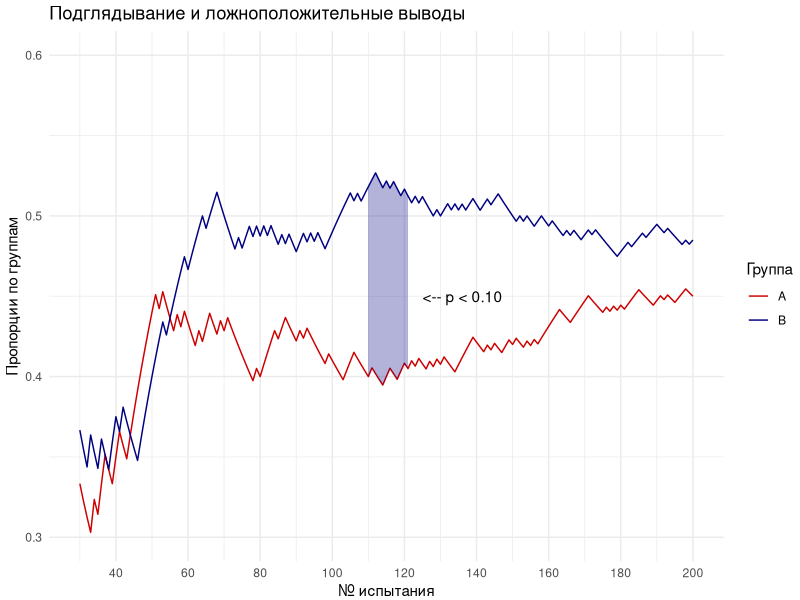

Generate this figure with R:
## ---- chunk 1
knitr::opts_chunk$set(echo = TRUE)
## ---- chunk 2
required_packages <- c(
  'broom', 'purrr', 'tidyr', 'dplyr', 'ggplot2'
)
if (!all(required_packages %in% installed.packages())) {
  install.packages(setdiff(required_packages, installed.packages()))
}

library(purrr)
library(tidyr)
library(dplyr)
library(ggplot2)

name <- function(x) { # Более короткий способ получить название переменной
  deparse(substitute(x))
}
## ---- chunk 3
N <- 200  # Для обеих групп
p <- .47  # Для обеих групп

set.seed(191222)
A <- factor(
  sample(
    c('Agree', 'Disagree'),
    size = N,
    replace = TRUE,
    prob = c(p, 1-p)
  )
)
B <- factor(
  sample(
    c('Agree', 'Disagree'),
    size = N,
    replace = TRUE,
    prob = c(p, 1-p)
  )
)

c(mean(A == 'Agree'), mean(B == 'Agree')) # Какие получились пропорции

# Основная таблица данных:
df <- map2(
  list(A, B),
  list(name(A), name(B)),
  ~ tibble(group = .y, response = .x)
) %>%
  bind_rows() %>%
  mutate(
    group = factor(group)
  ) %>%
  group_by(group) %>%
  mutate(
    trial = 1:n(),
    p_hat = cummean(response == 'Agree')
  )
## ---- chunk 4
fisher.test(A, B, conf.level = .9) # Точный тест Фишера

prop.test(                         # Кажется, хи-квадрат?
  rbind(A = table(A), B = table(B)),
  conf.level = .9,
  correct = FALSE
) 
## ---- chunk 5
tidy_prop_test <- function(
  .tbl = NULL,
  # Некрасиво, но пытаемся максимально угадывать аргументы
  .cols = if (!is.null(.tbl)) which(sapply(.tbl, is.factor))[1:2] else NULL,
  x = NULL,
  y = NULL,
  # Выводим значения аргументов из данных
  reference = max(
    getElement(levels(x), 1),
    getElement(levels(.tbl[[.cols[1]]]), 1)
  ),
  null_value = 0,
  alternative = c('two tailed', 'less', 'greater'),
  alpha = 0.95
) {
  if ((is.null(x) | is.null(y)) & !is.null(.tbl)) {
    .tbl <- .tbl[, .cols]
    x <- .tbl[[1]]
    y <- .tbl[[2]]
  }
  p1_hat <- mean(x == reference)
  p2_hat <- mean(y == reference)
  n1 <- length(x)
  n2 <- length(y)
  
  # Если при нулевой гипотезе p1 - p2 = 0, используется объединенная пропорция
  if (null_value == 0) {
    p_pool  <- (p1_hat*n1 + p2_hat*n2) / (n1 + n2)
    sf_cond <- c(p_pool*n1, p_pool*n2, (1-p_pool)*n1, (1-p_pool)*n2)
    SE <- sqrt(
      ((p_pool * (1-p_pool)) / n1) + ((p_pool * (1-p_pool)) / n2)
    )
  } else {
    sf_cond <- c(p1_hat*n1, p2_hat*n2, (1-p1_hat)*n1, (1-p2_hat)*n2)
    SE <- sqrt(
      ((p1_hat * (1-p1_hat)) / n1) + ((p2_hat * (1-p2_hat)) / n2)
    )
  }
  
  # Проверка условия
  sf_cond <- !(any(sf_cond < 10))
  if (!sf_cond) {
    warning(
      'Test results are unreliable: the success-failure condition is not met',
      call. = FALSE
    )
  }
  
  # Проверка гипотезы
  estimate <- p1_hat - p2_hat
  Z <- (abs(estimate) - null_value) / SE
  alternative <- match.arg(alternative)
  p_value <- switch(
    alternative,
    'two tailed' = 1 - pnorm(Z) + pnorm(-Z),
    'less'       = pnorm(-Z),
    'greater'    = pnorm(Z, lower.tail = FALSE)
  )
  
  # Доверительный интервал
  z_star <- qnorm(1 - (1 - alpha)/2)
  ME <- z_star * SE
  ci_lower <- estimate - ME
  ci_upper <- estimate + ME
  
  # Возвращаем в виде таблицы данных
  return(
    data.frame(
      p1_hat,
      p2_hat,
      diff_hat = estimate,
      sf_cond,
      se = SE,
      conf_level = alpha,
      ci_lower,
      ci_upper,
      null_value,
      statistic = Z,
      alternative,
      p_value
    )
  )
}
## ---- chunk 6
tidy_prop_test(x = A, y = B, alpha = .9)

broom::tidy(
  prop.test(
    rbind(A = table(A), B = table(B)),
    conf.level = .9,
    correct = FALSE
  )
)
## ---- chunk 7
df_wide <- df %>%
  ungroup() %>%
  pivot_wider(id_cols = trial, names_from = group, values_from = response)

df_wide %>% select(-trial) %>% summarise_all(~ mean(. == 'Agree')) # Знакомо

df_wide_test <- map(
  df_wide$trial,
  ~ slice(df_wide, 1:.x)
) %>%
  map_df(tidy_prop_test, alpha = .9) %>%
  as_tibble()
df_wide <- bind_cols(df_wide, df_wide_test)
## ---- chunk 8
df_wide %>%
  select(1:5, ci_lower, ci_upper, p_value) %>%
  arrange(p_value)
## ---- chunk 9
# Датафрейм специально для диаграммы:
# Две переменные для границ заливки на промежутках со статистически значимыми
# ... различиями:
df_wide_plot <- df_wide %>%
  filter(!is.na(p_value) & sf_cond) %>%
  mutate(
    lowest  = ifelse(p_value > .1, 0, if_else(p1_hat < p2_hat, p1_hat, p2_hat)),
    highest = ifelse(p_value > .1, 0, if_else(p1_hat > p2_hat, p1_hat, p2_hat))
  )

min_cases <- min(df_wide_plot$trial)
df <- slice(df, min_cases:n())

ggplot(
  df,
  aes(x = trial, colour = group)
) +
  geom_line(aes(y = p_hat)) +
  geom_ribbon(
    data = df_wide_plot,
    aes(
      x = trial,
      ymin = lowest,
      ymax = highest
    ),
    inherit.aes = FALSE,
    fill = 'navy',
    alpha = .3
  ) +
  scale_x_continuous('№ испытания', breaks = seq(0, 200, 20)) +
  scale_y_continuous('Пропорции по группам', limits = c(.3, .6)) +
  scale_colour_manual('Группа', values = c('red3', 'navy')) +
  ggtitle('Подглядывание и ложноположительные выводы') +
  annotate('text', x = 125, y = .45, label = '<-- p < 0.10', hjust = 0) +
  theme_minimal() +
  theme(plot.margin = margin(4, 0, 0, 4))
